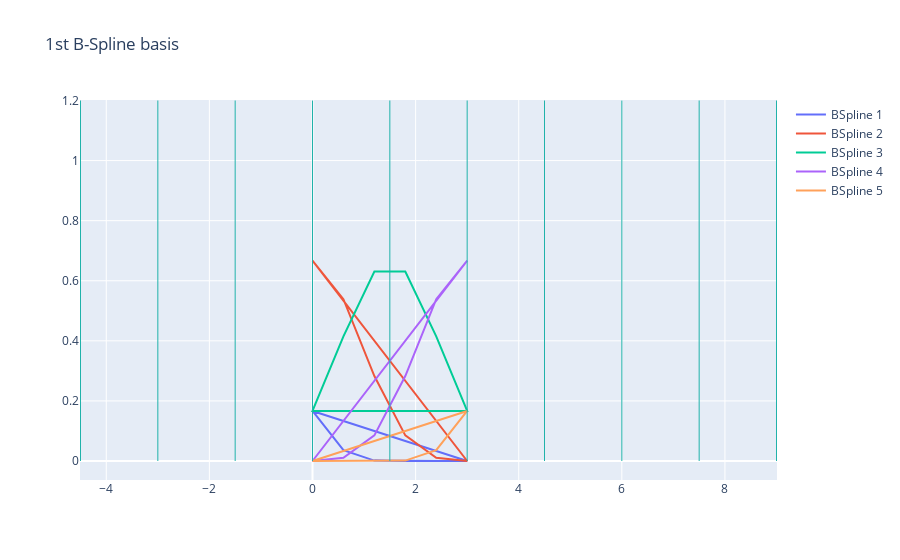
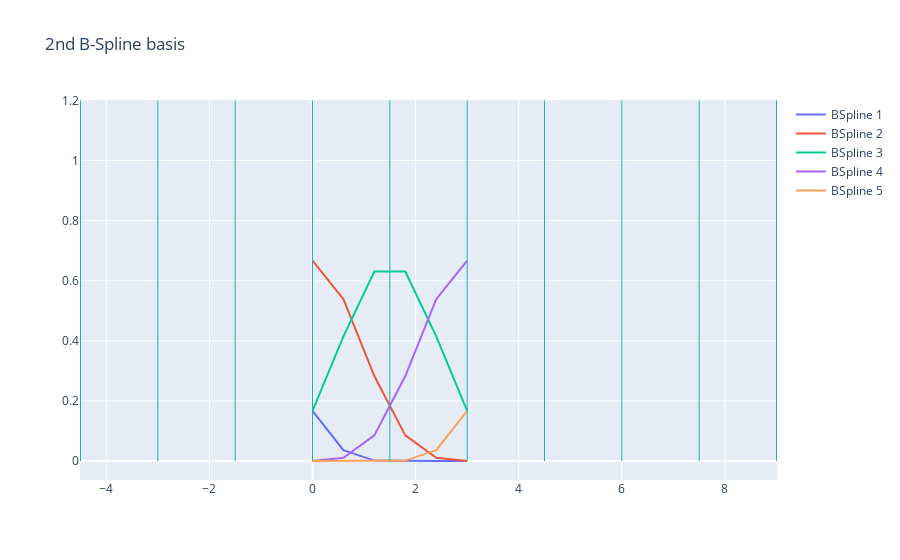

The notebook cell saved with these charts, in order:
### Code cell
T = TensorProductSpline(x1g.ravel(), x2g.ravel())
T.tensor_product_spline_2d(k1=5, k2=5)
T.plot_basis()
#T.plot_basis_individuel()

### Figure 1 — Plotly figure (JSON) as saved in the notebook; plotly's stock layout.template omitted (floating-point values rounded to 4 significant figures)
{"data": [{"mode": "lines", "name": "BSpline 1", "type": "scatter", "x": [0, 0.6, 1.2, 1.8, 2.4, 3, 0, 0.6, 1.2, 1.8, 2.4, 3, 0, 0.6, 1.2, 1.8, 2.4, 3, 0, 0.6, 1.2, 1.8, 2.4, 3, 0, 0.6, 1.2, 1.8, 2.4, 3, 0, 0.6, 1.2, 1.8, 2.4, 3], "y": [0.1667, 0.036, 0.001333, 0, 0, 0, 0.1667, 0.036, 0.001333, 0, 0, 0, 0.1667, 0.036, 0.001333, 0, 0, 0, 0.1667, 0.036, 0.001333, 0, 0, 0, 0.1667, 0.036, 0.001333, 0, 0, 0, 0.1667, 0.036, 0.001333, 0, 0, 0]}, {"mode": "lines", "name": "BSpline 2", "type": "scatter", "x": [0, 0.6, 1.2, 1.8, 2.4, 3, 0, 0.6, 1.2, 1.8, 2.4, 3, 0, 0.6, 1.2, 1.8, 2.4, 3, 0, 0.6, 1.2, 1.8, 2.4, 3, 0, 0.6, 1.2, 1.8, 2.4, 3, 0, 0.6, 1.2, 1.8, 2.4, 3], "y": [0.6667, 0.5387, 0.2827, 0.08533, 0.01067, 0, 0.6667, 0.5387, 0.2827, 0.08533, 0.01067, 0, 0.6667, 0.5387, 0.2827, 0.08533, 0.01067, 0, 0.6667, 0.5387, 0.2827, 0.08533, 0.01067, 0, 0.6667, 0.5387, 0.2827, 0.08533, 0.01067, 0, 0.6667, 0.5387, 0.2827, 0.08533, 0.01067, 0]}, {"mode": "lines", "name": "BSpline 3", "type": "scatter", "x": [0, 0.6, 1.2, 1.8, 2.4, 3, 0, 0.6, 1.2, 1.8, 2.4, 3, 0, 0.6, 1.2, 1.8, 2.4, 3, 0, 0.6, 1.2, 1.8, 2.4, 3, 0, 0.6, 1.2, 1.8, 2.4, 3, 0, 0.6, 1.2, 1.8, 2.4, 3], "y": [0.1667, 0.4147, 0.6307, 0.6307, 0.4147, 0.1667, 0.1667, 0.4147, 0.6307, 0.6307, 0.4147, 0.1667, 0.1667, 0.4147, 0.6307, 0.6307, 0.4147, 0.1667, 0.1667, 0.4147, 0.6307, 0.6307, 0.4147, 0.1667, 0.1667, 0.4147, 0.6307, 0.6307, 0.4147, 0.1667, 0.1667, 0.4147, 0.6307, 0.6307, 0.4147, 0.1667]}, {"mode": "lines", "name": "BSpline 4", "type": "scatter", "x": [0, 0.6, 1.2, 1.8, 2.4, 3, 0, 0.6, 1.2, 1.8, 2.4, 3, 0, 0.6, 1.2, 1.8, 2.4, 3, 0, 0.6, 1.2, 1.8, 2.4, 3, 0, 0.6, 1.2, 1.8, 2.4, 3, 0, 0.6, 1.2, 1.8, 2.4, 3], "y": [0, 0.01067, 0.08533, 0.2827, 0.5387, 0.6667, 0, 0.01067, 0.08533, 0.2827, 0.5387, 0.6667, 0, 0.01067, 0.08533, 0.2827, 0.5387, 0.6667, 0, 0.01067, 0.08533, 0.2827, 0.5387, 0.6667, 0, 0.01067, 0.08533, 0.2827, 0.5387, 0.6667, 0, 0.01067, 0.08533, 0.2827, 0.5387, 0.6667]}, {"mode": "lines", "name": "BSpline 5", "type": "scatter", "x": [0, 0.6, 1.2, 1.8, 2.4, 3, 0, 0.6, 1.2, 1.8, 2.4, 3, 0, 0.6, 1.2, 1.8, 2.4, 3, 0, 0.6, 1.2, 1.8, 2.4, 3, 0, 0.6, 1.2, 1.8, 2.4, 3, 0, 0.6, 1.2, 1.8, 2.4, 3], "y": [0, 0, 0, 0.001333, 0.036, 0.1667, 0, 0, 0, 0.001333, 0.036, 0.1667, 0, 0, 0, 0.001333, 0.036, 0.1667, 0, 0, 0, 0.001333, 0.036, 0.1667, 0, 0, 0, 0.001333, 0.036, 0.1667, 0, 0, 0, 0.001333, 0.036, 0.1667]}], "layout": {"shapes": [{"line": {"color": "LightSeaGreen", "width": 1}, "type": "line", "x0": -4.5, "x1": -4.5, "y0": 0, "y1": 1.2}, {"line": {"color": "LightSeaGreen", "width": 1}, "type": "line", "x0": -3, "x1": -3, "y0": 0, "y1": 1.2}, {"line": {"color": "LightSeaGreen", "width": 1}, "type": "line", "x0": -1.5, "x1": -1.5, "y0": 0, "y1": 1.2}, {"line": {"color": "LightSeaGreen", "width": 1}, "type": "line", "x0": 0, "x1": 0, "y0": 0, "y1": 1.2}, {"line": {"color": "LightSeaGreen", "width": 1}, "type": "line", "x0": 1.5, "x1": 1.5, "y0": 0, "y1": 1.2}, {"line": {"color": "LightSeaGreen", "width": 1}, "type": "line", "x0": 3, "x1": 3, "y0": 0, "y1": 1.2}, {"line": {"color": "LightSeaGreen", "width": 1}, "type": "line", "x0": 4.5, "x1": 4.5, "y0": 0, "y1": 1.2}, {"line": {"color": "LightSeaGreen", "width": 1}, "type": "line", "x0": 6, "x1": 6, "y0": 0, "y1": 1.2}, {"line": {"color": "LightSeaGreen", "width": 1}, "type": "line", "x0": 7.5, "x1": 7.5, "y0": 0, "y1": 1.2}, {"line": {"color": "LightSeaGreen", "width": 1}, "type": "line", "x0": 9, "x1": 9, "y0": 0, "y1": 1.2}], "title": {"text": "1st B-Spline basis"}}}

### Figure 2 — Plotly figure (JSON) as saved in the notebook; plotly's stock layout.template omitted (floating-point values rounded to 4 significant figures)
{"data": [{"mode": "lines", "name": "BSpline 1", "type": "scatter", "x": [0, 0, 0, 0, 0, 0, 0.6, 0.6, 0.6, 0.6, 0.6, 0.6, 1.2, 1.2, 1.2, 1.2, 1.2, 1.2, 1.8, 1.8, 1.8, 1.8, 1.8, 1.8, 2.4, 2.4, 2.4, 2.4, 2.4, 2.4, 3, 3, 3, 3, 3, 3], "y": [0.1667, 0.1667, 0.1667, 0.1667, 0.1667, 0.1667, 0.036, 0.036, 0.036, 0.036, 0.036, 0.036, 0.001333, 0.001333, 0.001333, 0.001333, 0.001333, 0.001333, 0, 0, 0, 0, 0, 0, 0, 0, 0, 0, 0, 0, 0, 0, 0, 0, 0, 0]}, {"mode": "lines", "name": "BSpline 2", "type": "scatter", "x": [0, 0, 0, 0, 0, 0, 0.6, 0.6, 0.6, 0.6, 0.6, 0.6, 1.2, 1.2, 1.2, 1.2, 1.2, 1.2, 1.8, 1.8, 1.8, 1.8, 1.8, 1.8, 2.4, 2.4, 2.4, 2.4, 2.4, 2.4, 3, 3, 3, 3, 3, 3], "y": [0.6667, 0.6667, 0.6667, 0.6667, 0.6667, 0.6667, 0.5387, 0.5387, 0.5387, 0.5387, 0.5387, 0.5387, 0.2827, 0.2827, 0.2827, 0.2827, 0.2827, 0.2827, 0.08533, 0.08533, 0.08533, 0.08533, 0.08533, 0.08533, 0.01067, 0.01067, 0.01067, 0.01067, 0.01067, 0.01067, 0, 0, 0, 0, 0, 0]}, {"mode": "lines", "name": "BSpline 3", "type": "scatter", "x": [0, 0, 0, 0, 0, 0, 0.6, 0.6, 0.6, 0.6, 0.6, 0.6, 1.2, 1.2, 1.2, 1.2, 1.2, 1.2, 1.8, 1.8, 1.8, 1.8, 1.8, 1.8, 2.4, 2.4, 2.4, 2.4, 2.4, 2.4, 3, 3, 3, 3, 3, 3], "y": [0.1667, 0.1667, 0.1667, 0.1667, 0.1667, 0.1667, 0.4147, 0.4147, 0.4147, 0.4147, 0.4147, 0.4147, 0.6307, 0.6307, 0.6307, 0.6307, 0.6307, 0.6307, 0.6307, 0.6307, 0.6307, 0.6307, 0.6307, 0.6307, 0.4147, 0.4147, 0.4147, 0.4147, 0.4147, 0.4147, 0.1667, 0.1667, 0.1667, 0.1667, 0.1667, 0.1667]}, {"mode": "lines", "name": "BSpline 4", "type": "scatter", "x": [0, 0, 0, 0, 0, 0, 0.6, 0.6, 0.6, 0.6, 0.6, 0.6, 1.2, 1.2, 1.2, 1.2, 1.2, 1.2, 1.8, 1.8, 1.8, 1.8, 1.8, 1.8, 2.4, 2.4, 2.4, 2.4, 2.4, 2.4, 3, 3, 3, 3, 3, 3], "y": [0, 0, 0, 0, 0, 0, 0.01067, 0.01067, 0.01067, 0.01067, 0.01067, 0.01067, 0.08533, 0.08533, 0.08533, 0.08533, 0.08533, 0.08533, 0.2827, 0.2827, 0.2827, 0.2827, 0.2827, 0.2827, 0.5387, 0.5387, 0.5387, 0.5387, 0.5387, 0.5387, 0.6667, 0.6667, 0.6667, 0.6667, 0.6667, 0.6667]}, {"mode": "lines", "name": "BSpline 5", "type": "scatter", "x": [0, 0, 0, 0, 0, 0, 0.6, 0.6, 0.6, 0.6, 0.6, 0.6, 1.2, 1.2, 1.2, 1.2, 1.2, 1.2, 1.8, 1.8, 1.8, 1.8, 1.8, 1.8, 2.4, 2.4, 2.4, 2.4, 2.4, 2.4, 3, 3, 3, 3, 3, 3], "y": [0, 0, 0, 0, 0, 0, 0, 0, 0, 0, 0, 0, 0, 0, 0, 0, 0, 0, 0.001333, 0.001333, 0.001333, 0.001333, 0.001333, 0.001333, 0.036, 0.036, 0.036, 0.036, 0.036, 0.036, 0.1667, 0.1667, 0.1667, 0.1667, 0.1667, 0.1667]}], "layout": {"shapes": [{"line": {"color": "LightSeaGreen", "width": 1}, "type": "line", "x0": -4.5, "x1": -4.5, "y0": 0, "y1": 1.2}, {"line": {"color": "LightSeaGreen", "width": 1}, "type": "line", "x0": -3, "x1": -3, "y0": 0, "y1": 1.2}, {"line": {"color": "LightSeaGreen", "width": 1}, "type": "line", "x0": -1.5, "x1": -1.5, "y0": 0, "y1": 1.2}, {"line": {"color": "LightSeaGreen", "width": 1}, "type": "line", "x0": 0, "x1": 0, "y0": 0, "y1": 1.2}, {"line": {"color": "LightSeaGreen", "width": 1}, "type": "line", "x0": 1.5, "x1": 1.5, "y0": 0, "y1": 1.2}, {"line": {"color": "LightSeaGreen", "width": 1}, "type": "line", "x0": 3, "x1": 3, "y0": 0, "y1": 1.2}, {"line": {"color": "LightSeaGreen", "width": 1}, "type": "line", "x0": 4.5, "x1": 4.5, "y0": 0, "y1": 1.2}, {"line": {"color": "LightSeaGreen", "width": 1}, "type": "line", "x0": 6, "x1": 6, "y0": 0, "y1": 1.2}, {"line": {"color": "LightSeaGreen", "width": 1}, "type": "line", "x0": 7.5, "x1": 7.5, "y0": 0, "y1": 1.2}, {"line": {"color": "LightSeaGreen", "width": 1}, "type": "line", "x0": 9, "x1": 9, "y0": 0, "y1": 1.2}], "title": {"text": "2nd B-Spline basis"}}}
